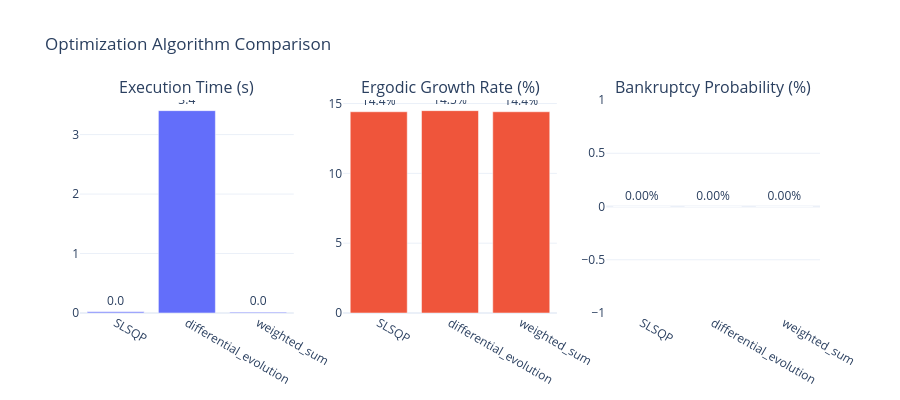

Notebook cell for this chart:
### Code cell
# Visualize algorithm comparison
fig = make_subplots(
    rows=1, cols=3,
    subplot_titles=("Execution Time (s)", "Ergodic Growth Rate (%)", "Bankruptcy Probability (%)"),
)

for i, (col, fmt) in enumerate(
    [("execution_time", ".1f"), ("ergodic_growth", ".1%"), ("bankruptcy_prob", ".2%")], start=1
):
    vals = algo_df[col] * (100 if "%" in fmt else 1)
    fig.add_trace(
        go.Bar(x=algo_df["method"], y=vals, text=[f"{v:{fmt}}" for v in algo_df[col]], textposition="outside"),
        row=1, col=i,
    )

fig.update_layout(height=400, showlegend=False, template="plotly_white",
                  title_text="Optimization Algorithm Comparison")
fig.show()

### Figure 1 — Plotly figure (JSON) as saved in the notebook; plotly's stock layout.template omitted (floating-point values rounded to 4 significant figures)
{"data": [{"text": ["0.0", "3.4", "0.0"], "textposition": "outside", "type": "bar", "x": ["SLSQP", "differential_evolution", "weighted_sum"], "xaxis": "x", "y": [0.01908, 3.403, 0.01358], "yaxis": "y"}, {"text": ["14.4%", "14.5%", "14.4%"], "textposition": "outside", "type": "bar", "x": ["SLSQP", "differential_evolution", "weighted_sum"], "xaxis": "x2", "y": [14.41, 14.49, 14.41], "yaxis": "y2"}, {"text": ["0.00%", "0.00%", "0.00%"], "textposition": "outside", "type": "bar", "x": ["SLSQP", "differential_evolution", "weighted_sum"], "xaxis": "x3", "y": [0.0, 0.0, 0.0], "yaxis": "y3"}], "layout": {"annotations": [{"font": {"size": 16}, "showarrow": false, "text": "Execution Time (s)", "x": 0.1444, "xanchor": "center", "xref": "paper", "y": 1, "yanchor": "bottom", "yref": "paper"}, {"font": {"size": 16}, "showarrow": false, "text": "Ergodic Growth Rate (%)", "x": 0.5, "xanchor": "center", "xref": "paper", "y": 1, "yanchor": "bottom", "yref": "paper"}, {"font": {"size": 16}, "showarrow": false, "text": "Bankruptcy Probability (%)", "x": 0.8556, "xanchor": "center", "xref": "paper", "y": 1, "yanchor": "bottom", "yref": "paper"}], "height": 400, "showlegend": false, "title": {"text": "Optimization Algorithm Comparison"}, "xaxis": {"anchor": "y", "domain": [0, 0.2889]}, "xaxis2": {"anchor": "y2", "domain": [0.3556, 0.6444]}, "xaxis3": {"anchor": "y3", "domain": [0.7111, 1]}, "yaxis": {"anchor": "x", "domain": [0, 1]}, "yaxis2": {"anchor": "x2", "domain": [0, 1]}, "yaxis3": {"anchor": "x3", "domain": [0, 1]}}}
